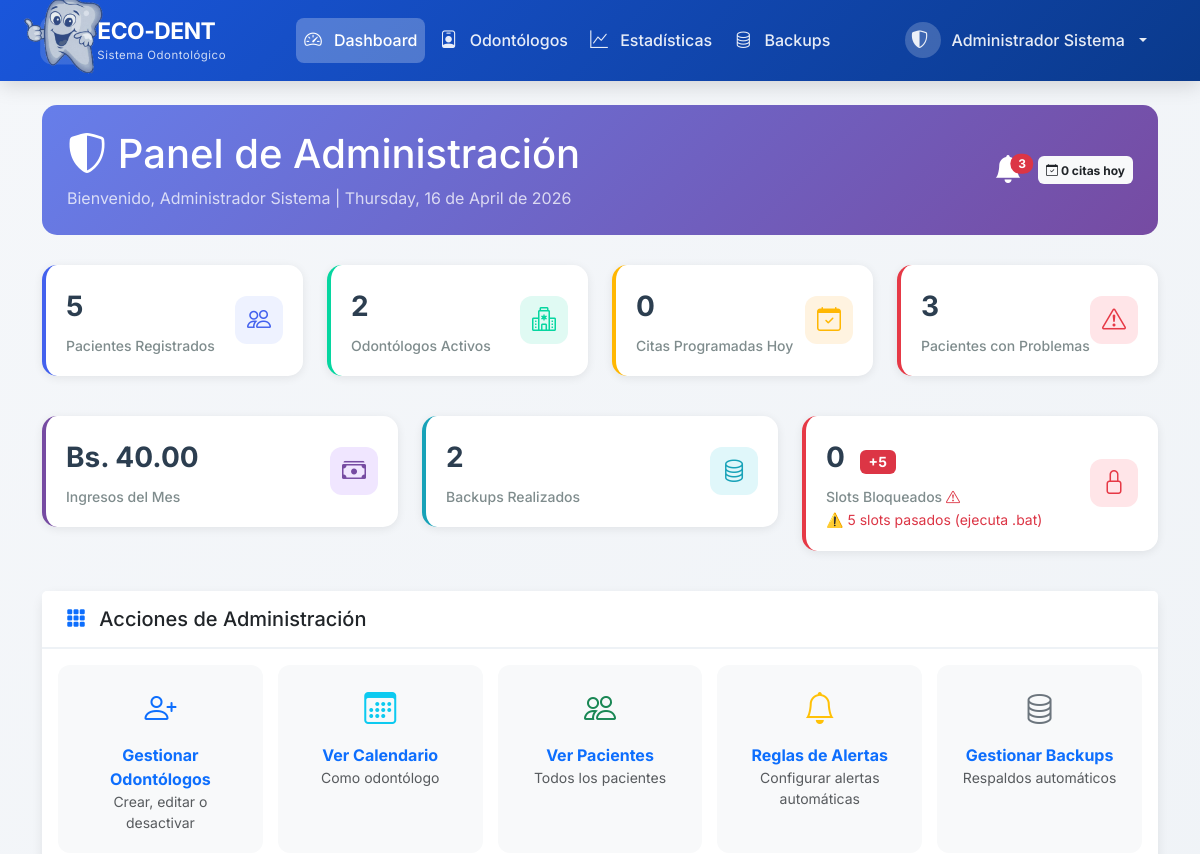
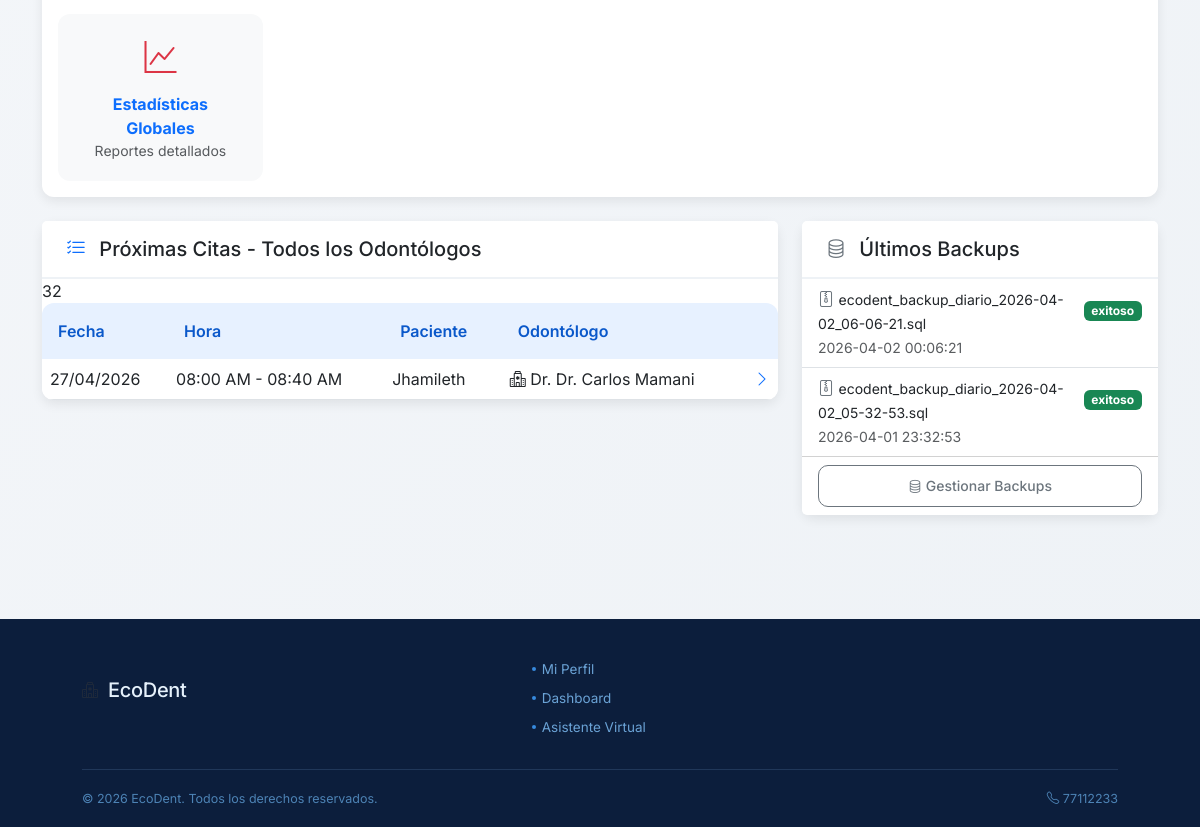
The app's page /public/admin/dashboard.php (signed in), older data (2 pictures, top to bottom).
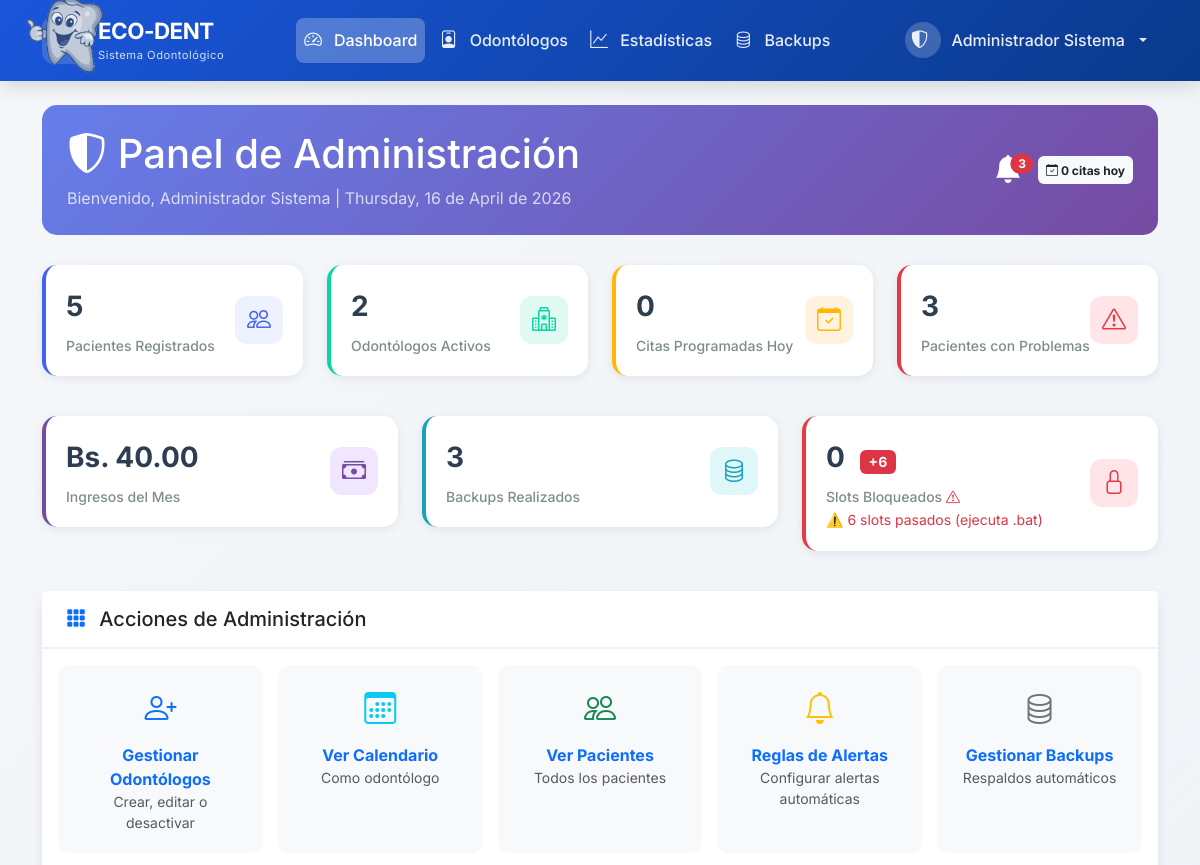
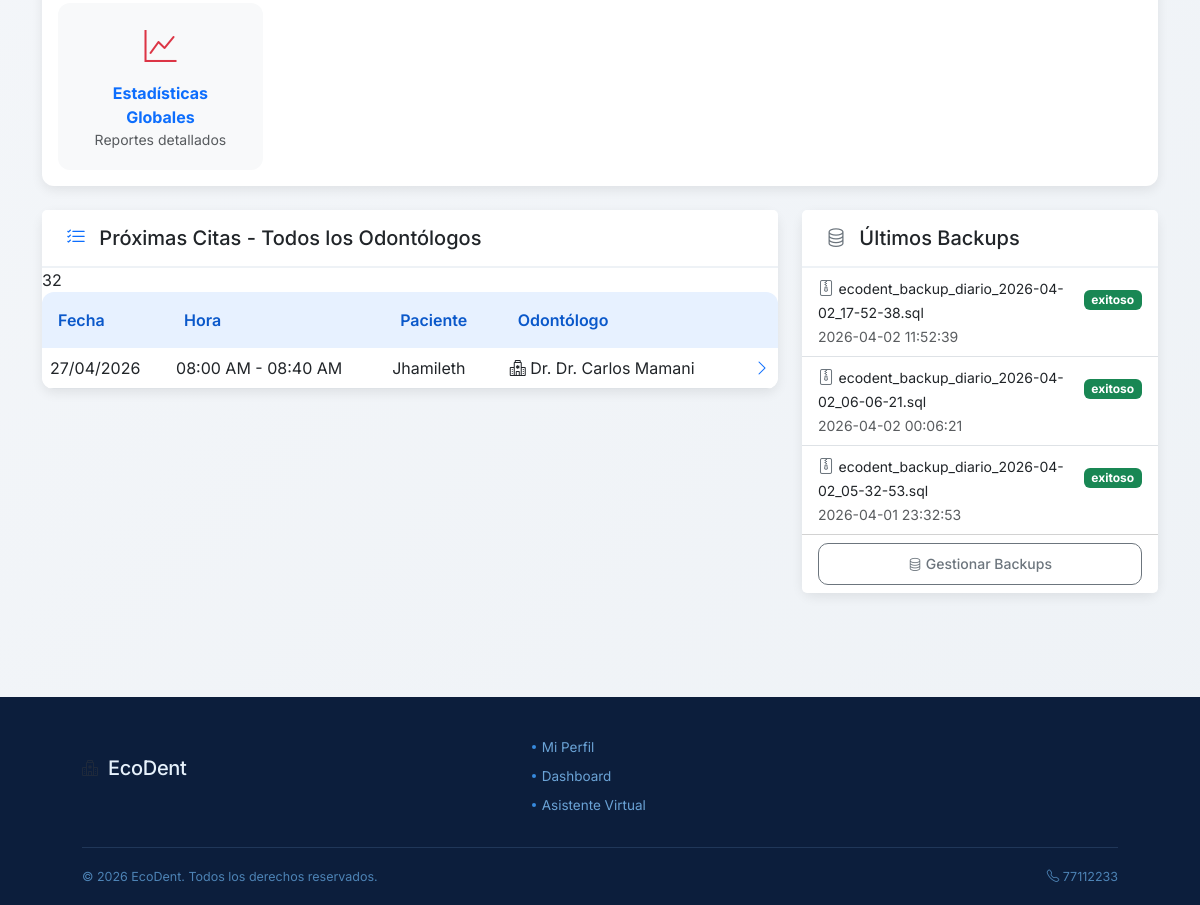
The same page, newer data (2 pictures, top to bottom).
### tables this page shows
CREATE TABLE `citas` (
  `id_cita` int(11) NOT NULL AUTO_INCREMENT,
  `id_paciente` int(11) NOT NULL,
  `id_odontologo` int(11) NOT NULL,
  `fecha_cita` date NOT NULL,
  `hora_cita` time NOT NULL,
  `hora_fin` time DEFAULT NULL,
  `motivo` varchar(255) DEFAULT NULL,
  `estado` enum('programada','confirmada','completada','cancelada_pac','cancelada_doc','ausente') DEFAULT 'programada',
  `cambios_realizados` int(11) DEFAULT 0,
  `limite_cambios` int(11) DEFAULT 3,
  `puede_modificar` tinyint(1) DEFAULT 1,
  `llego_tarde` tinyint(1) DEFAULT 0,
  `minutos_tarde` int(11) DEFAULT 0,
  `cancelado_por` int(11) DEFAULT NULL,
  `motivo_cancelacion` text DEFAULT NULL,
  `fecha_cancelacion` datetime DEFAULT NULL,
  `notificacion_enviada` tinyint(1) DEFAULT 0,
  `fecha_recordatorio_24h` datetime DEFAULT NULL,
  `fecha_recordatorio_1h` datetime DEFAULT NULL,
  `fecha_creacion` datetime DEFAULT current_timestamp(),
  `fecha_actualizacion` datetime DEFAULT NULL ON UPDATE current_timestamp(),
  PRIMARY KEY (`id_cita`),
  KEY `idx_fecha_cita` (`fecha_cita`),
  KEY `idx_odontologo_fecha` (`id_odontologo`,`fecha_cita`),
  KEY `idx_paciente` (`id_paciente`),
  KEY `idx_estado` (`estado`),
  CONSTRAINT `citas_ibfk_1` FOREIGN KEY (`id_paciente`) REFERENCES `pacientes` (`id_paciente`) ON DELETE CASCADE,
  CONSTRAINT `citas_ibfk_2` FOREIGN KEY (`id_odontologo`) REFERENCES `odontologos` (`id_odontologo`) ON DELETE CASCADE
);

CREATE TABLE `usuarios` (
  `id_usuario` int(11) NOT NULL AUTO_INCREMENT,
  `email` varchar(100) NOT NULL,
  `contrasena_hash` varchar(255) NOT NULL,
  `nombre_completo` varchar(150) NOT NULL,
  `telefono` varchar(20) DEFAULT NULL,
  `rol` enum('paciente','odontologo','admin') NOT NULL,
  `email_verificado` tinyint(1) DEFAULT 0,
  `codigo_verificacion` varchar(10) DEFAULT NULL,
  `codigo_expiracion` datetime DEFAULT NULL,
  `activo` tinyint(1) DEFAULT 1,
  `fecha_registro` datetime DEFAULT current_timestamp(),
  `ultimo_acceso` datetime DEFAULT NULL,
  PRIMARY KEY (`id_usuario`),
  UNIQUE KEY `email` (`email`),
  KEY `idx_email` (`email`),
  KEY `idx_rol` (`rol`)
);

CREATE TABLE `backups` (
  `id_backup` int(11) NOT NULL AUTO_INCREMENT,
  `nombre_archivo` varchar(255) NOT NULL,
  `tipo` enum('diario','semanal','mensual') NOT NULL,
  `tamano` int(11) DEFAULT NULL,
  `ruta` varchar(500) NOT NULL,
  `estado` enum('exitoso','fallido','en_progreso') DEFAULT 'exitoso',
  `fecha_creacion` datetime DEFAULT current_timestamp(),
  PRIMARY KEY (`id_backup`)
);

### public/admin/dashboard.php (the view, shortened to what the rows shown need)
<?php
$conexion = conectarBD();
$hoy = date('Y-m-d');
$proximas_citas = $conexion->query("
    SELECT c.id_cita, c.fecha_cita, c.hora_cita, c.hora_fin,
           u.nombre_completo as paciente,
           od.nombre_completo as odontologo
    FROM citas c
    JOIN pacientes p ON c.id_paciente = p.id_paciente
    JOIN usuarios u ON p.id_usuario = u.id_usuario
    JOIN odontologos o ON c.id_odontologo = o.id_odontologo
    JOIN usuarios od ON o.id_usuario = od.id_usuario
    WHERE c.fecha_cita >= CURDATE()
    AND c.estado IN ('programada', 'confirmada')
    ORDER BY c.fecha_cita ASC, c.hora_cita ASC
    LIMIT 10
");
$backups = $conexion->query("
    SELECT * FROM backups
    ORDER BY fecha_creacion DESC
    LIMIT 5
");
require_once '../../includes/header.php';
?>
<div class="admin-header">
    <div class="d-flex justify-content-between align-items-center">
        <div>
            <h1 class="mb-2">
                <i class="bi bi-shield-shaded"></i> Panel de Administración
            </h1>
        </div>
    </div>
</div>
<div class="row">
    <div class="col-md-8 mb-4">
        <div class="card">
            <div class="card-body p-0">
                <table class="citas-table table mb-0">
                    <thead>
                            <th>Fecha</th>
                            <th>Hora</th>
                            <th>Paciente</th>
                            <th>Odontólogo</th>
                            <th></th>
                    </thead>
                    <tbody>
                        <?php if ($proximas_citas && $proximas_citas->num_rows > 0): ?>
                            <?php while($cita = $proximas_citas->fetch_assoc()): ?>
                            <tr onclick="window.location.href='/ecodent/public/odontologo/detalle_cita.php?id_cita=<?php echo $cita['id_cita']; ?>'">
                                <td>
                                    <?php
                                    if ($cita['fecha_cita'] == $hoy) {
                                        echo '<span class="badge bg-primary">Hoy</span>';
                                    } else {
                                        echo date('d/m/Y', strtotime($cita['fecha_cita']));
                                    }
                                    ?>
                                </td>
                                <td><?php echo date('h:i A', strtotime($cita['hora_cita'])); ?> - <?php echo date('h:i A', strtotime($cita['hora_fin'])); ?></td>
                                <td><?php echo htmlspecialchars($cita['paciente']); ?></td>
                                <td><i class="bi bi-hospital"></i> Dr. <?php echo htmlspecialchars($cita['odontologo']); ?></td>
                                <td class="text-end"><i class="bi bi-chevron-right text-primary"></i></td>
                            </tr>
                            <?php endwhile; ?>
                        <?php endif; ?>
                    </tbody>
                </table>
            </div>
        </div>
    </div>
    <div class="col-md-4 mb-4">
        <div class="card">
            <div class="card-body p-0">
                <div class="list-group list-group-flush">
                    <?php if ($backups && $backups->num_rows > 0): ?>
                        <?php while($backup = $backups->fetch_assoc()): ?>
                        <div class="list-group-item">
                            <div class="d-flex justify-content-between align-items-center">
                                <div>
                                    <i class="bi bi-file-zip text-secondary"></i>
                                    <small><?php echo htmlspecialchars($backup['nombre_archivo']); ?></small>
                                </div>
                                <span class="badge bg-success"><?php echo htmlspecialchars($backup['estado']); ?></span>
                            </div>
                            <small class="text-muted"><?php echo $backup['fecha_creacion']; ?></small>
                        </div>
                        <?php endwhile; ?>
                    <?php endif; ?>
                </div>
            </div>
        </div>
    </div>
</div>
<?php require_once '../../includes/footer.php'; ?>

Row changes from the older to the newer data that the page shows:
added backups: nombre_archivo "ecodent_backup_diario_2026-04-02_17-52-38.sql", estado "exitoso", fecha_creacion "2026-04-02 11:52:39"
Text that changed along with them:
$backups->num_rows: "2" → "3"
$slots_pasados: "5" → "6"
